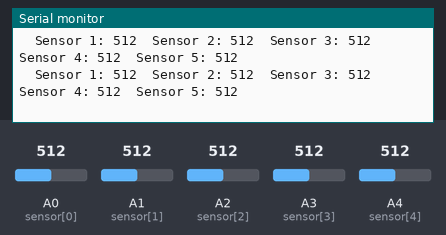
Recording of a sketch running on a simulated Arduino Uno, built with avr-gcc and run on an emulated ATmega328P. Parts: the last lines printed to the serial monitor. The inputs (shaded band) are chosen by the test bench; at power-on: A0 (sensor[0]) = 512, A1 (sensor[1]) = 512, A2 (sensor[2]) = 512, A3 (sensor[3]) = 512, A4 (sensor[4]) = 512.

Above: at 1.2 s.
1.3 s: A0 (sensor[0]) set to 111
At 1.48 s:
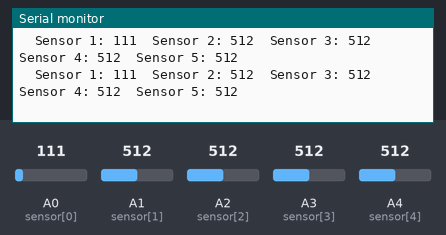
2.8 s: A0 (sensor[0]) set to 95
At 2.84 s:
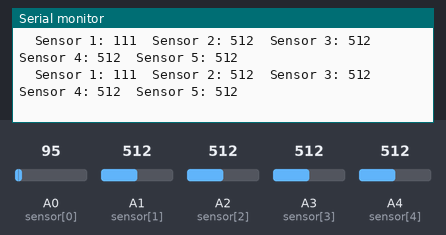
5.8 s: A1 (sensor[1]) set to 109
At 5.88 s:
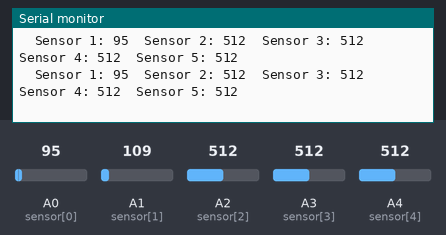
7.3 s: A1 (sensor[1]) set to 89
At 7.35 s:
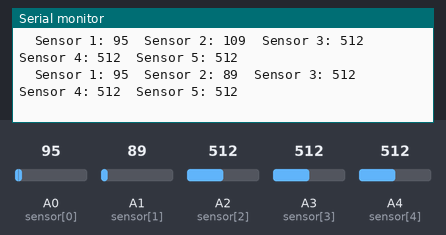
10.3 s: A2 (sensor[2]) set to 109
At 10.36 s:
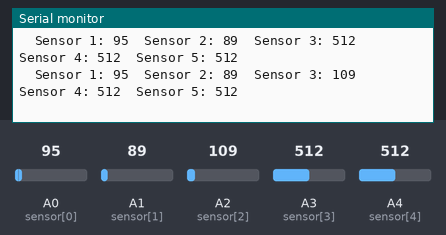
13.3 s: A2 (sensor[2]) set to 95
At 13.37 s:
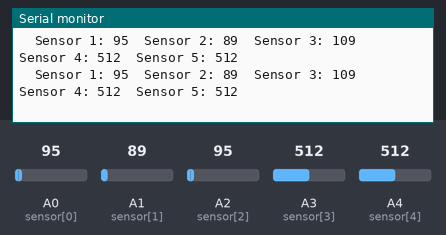
Timing chart, 0 to 16.3 s (numbered marks = the images above; inputs shaded):
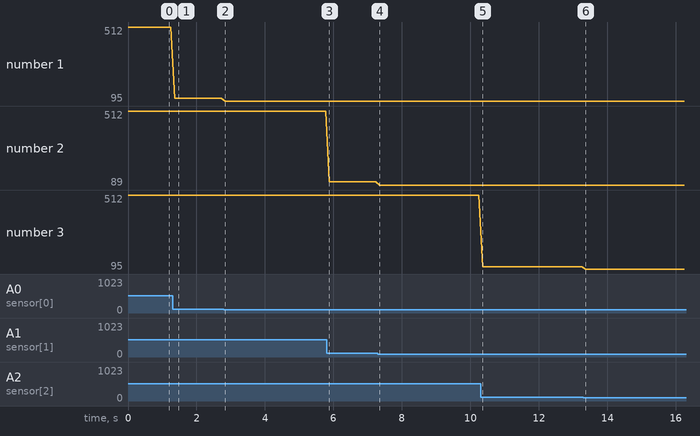

The sketch:

SENSOR_READ.ino
```cpp
#include <AFMotor.h>

AF_DCMotor motorLeft(1, MOTOR12_1KHZ);
AF_DCMotor motorRight(4, MOTOR12_1KHZ);

const int sensor[5] = {A0, A1, A2, A3, A4}; // Setting sensor array to analog pins

int sensorReadings[5] = {0, 0, 0, 0, 0}; // For storing sensor readings

void setup() {
for (int i = 0; i < 5; i++){
    pinMode(sensor[i], INPUT);
}
    Serial.begin(9600);
}

void loop() {

for(int i = 0; i < 5;i++){
  sensorReadings[i] = analogRead(sensor[i]);
  Serial.print("  Sensor ");
  Serial.print(i+1);
  Serial.print(": ");
  Serial.print(sensorReadings[i]);
}


Serial.println(" ");

delay(100);

}
```

Measured:
- after the input at 1.3 s, the serial monitor: prints a new line after 0.06 s (image 1)
- after the input at 7.3 s, the serial monitor: prints a new line after 0.05 s (image 4)
- after the input at 10.3 s, the serial monitor: prints a new line after 0.06 s (image 5)
- plotted number 1: 512 → 111 after the input at 1.3 s, 111 → 95 after the input at 2.8 s
- plotted number 2: 512 → 109 after the input at 5.8 s, 109 → 89 after the input at 7.3 s
- plotted number 3: 512 → 109 after the input at 10.3 s
